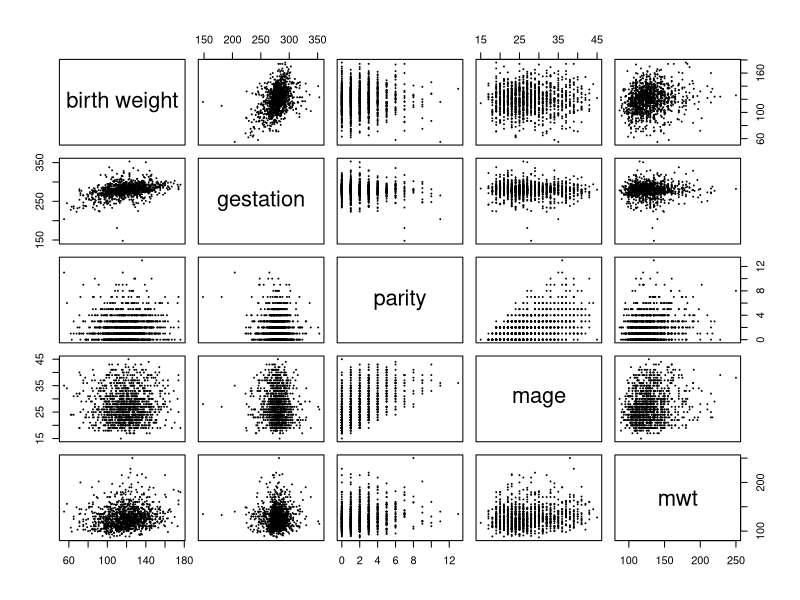
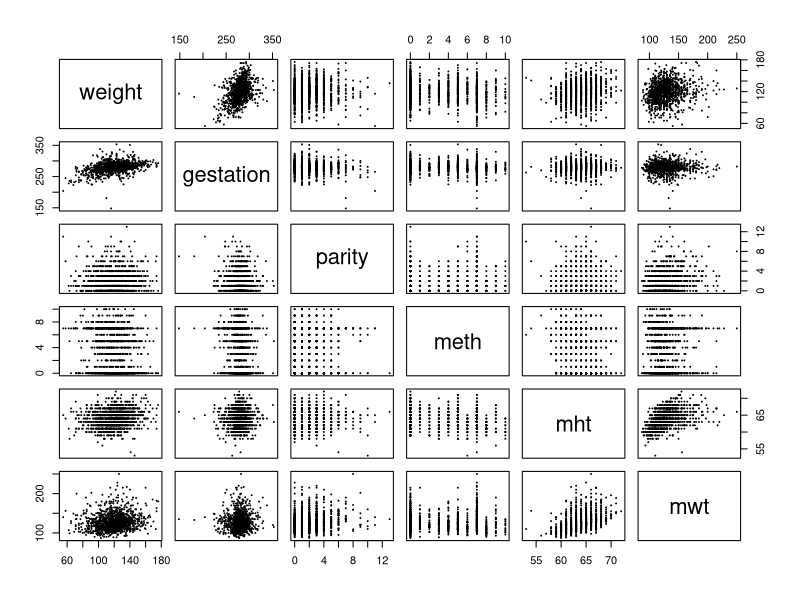
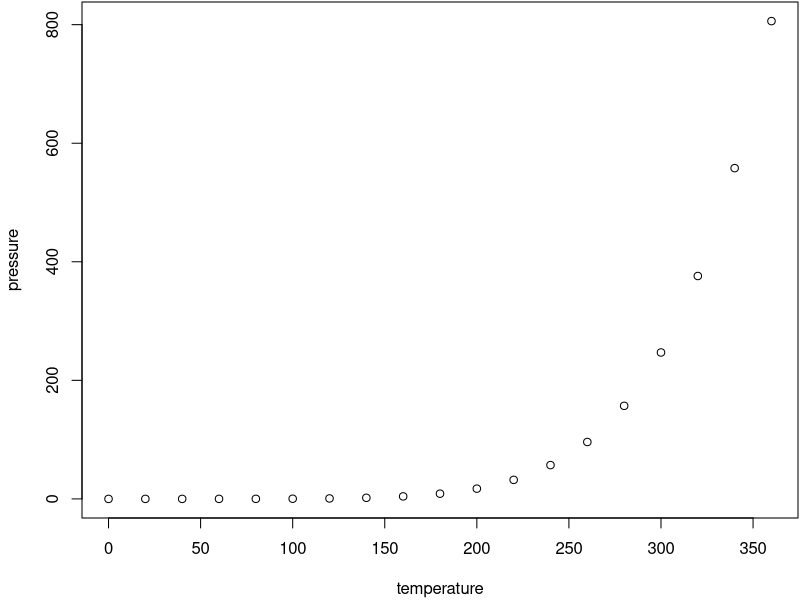

Reproduce these figures in R, in order.
## ---- chunk 1
getwd() # make sure that the file is in the working directory

# load the data as a data.frame
birth <- read.csv(file = "chds_births.csv")

# produce the pair plots for different combinations of  variables in the dataset

par(mar = c(4, 4, 0, 0) + .1) # size of margins

P1 <- pairs(~ wt + gestation + parity  + mage + mwt, 
      labels = c("birth weight", "gestation", "parity",
                 "mage", "mwt"), 
      pch = 19,
      cex = 0.05,
      data = birth)

P2 <- pairs(~ wt + gestation + parity + meth + mht + mwt,
      labels = c("weight", "gestation", "parity", "meth", "mht", "mwt"),
      pch = 19,
      cex = 0.05,
      data = birth)
## ---- chunk 2
# convert categorical variables to factors

# convert meth to non-numeric categorical variable
meth2 <- birth$meth

# "levels" of variable meth
methnames <- c("Caucasian","Mexican", "African-American","Asian", "Mixed", "Other")

# assign "Caucasian" level to values less than or equal to 5
# otherwise assign levels based on order in methnames vector
for(ii in 0:10) {
  if(ii<=5){
    meth2[meth2 == ii] <- "Caucasian"
  } else {
    meth2[meth2 == ii] <- methnames[ii-4]
  }
}

meth2 <- factor(meth2, levels = methnames) # order levels based on methnames
levels(meth2)
birth$meth <- meth2 # replace in dataset

############################################

# convert med to categorical variables
med2 <- birth$med

# "levels" of variable med
mednames <- c("elementary school", "middle school", "high school", "high school + trade", "high school + some college", "college grad", "trade school", "high school unclear")

med2 <- mednames[birth$med+1]

med2 <- factor(med2, levels = mednames) # order levels based on mednames
levels(med2)
birth$med <- med2 # replace in dataset

##########################################

# convert feth to categorical variables
feth2 <- birth$feth

# "levels" of variable feth
fethnames <- c("Caucasian","Mexican", "African-American","Asian", "Mixed", "Other")

# assign "Caucasian" level to values less than or equal to 5
# otherwise assign levels based on order in fethnames vector
for(ii in 0:10) {
  if(ii<=5){
    feth2[feth2 == ii] <- "Caucasian"
  } else {
    feth2[feth2 == ii] <- fethnames[ii-4]
  }
}

feth2 <- factor(feth2, levels = fethnames) # order levels based on methnames
levels(feth2)
birth$feth <- feth2 # replace in dataset

############################################

# convert fed to categorical variables
fed2 <- birth$fed

# "levels" of variable fed
fednames <- c("elementary school", "middle school", "high school", "high school + trade", "high school + some college", "college grad", "trade school", "high school unclear")

fed2 <- fednames[birth$fed+1]

fed2 <- factor(fed2, levels = fednames) # order levels based on fednames
levels(fed2)
birth$fed <- fed2 # replace in dataset

######################################################################

# marital
marital <- birth$marital
maritalnames <- c("married", "legally separated", "divorced", "widowed",
                  "never married") # new values
# encode the factor
marital2 <- rep(NA, length(marital))
for (ii in 1:5) {
  marital2[marital == ii] <- maritalnames[ii]
}
marital2 <- factor(marital2, levels = maritalnames)
birth$marital <- marital2
######################################################################
# income
income <- birth$income
incomenames <- c("under 2500", "2500-4999", "5000-7499", "7500-9999",
                  "10000-12499", "12500-14999", "15000-17499",
                 "17500-19999", "20000-22499", "over 22500") # new values
# encode the factor
income2 <- incomenames[income+1]
income2 <- factor(income2, levels = incomenames)
birth$income <- income2
############################################################
# smoke
smoke <- birth$smoke
smokenames <- c("never", "smokes now", "until pregnancy", 
                "used to, not anymore") # new values
# encode the factor
smoke2 <- smokenames[smoke+1]
smoke2 <- factor(smoke2, levels = smokenames)
birth$smoke <- smoke2
############################################################
# time
time <- birth$time
timenames <- c("never smoked", "still smokes", "during pregnancy", 
                "less than a year", "1-2 years", "2-3 years", "3-4 years",
               "5-9 years", "more than 10 years", 
               "quit but don't know when") # new values
# encode the factor
time2 <- timenames[time+1]
time2 <- factor(time2, levels = timenames)
birth$time <- time2
#############################################################
# number
number <- birth$number
numbernames <- c("never smoked", "1-4", "5-9", "10-14", "15-19", "20-29", "30-39",
                 "40-60", "more than 60", 
                 "smoked but don't know how much") # new values
# encode the factor
number2 <- numbernames[number+1]
number2 <- factor(number2, levels = numbernames)
birth$number <- number2

## ---- chunk 3
# check how many observations contain too many NA's
n <- length(birth$wt) # number of total observations
boundary <- .10 * n # boundary to decide if there are too many NA's

NA.list <- NA # initialize the list of required covariates

# identify and display all required covariates
for (ii in 1:length(birth)) {
 if(sum(is.na(birth[ii])) >= boundary)
 {NA.list <- c(NA.list, colnames(birth)[ii])}
}
NA.list <- NA.list[2:length(NA.list)]
NA.list
## ---- chunk 4
plot(pressure)
